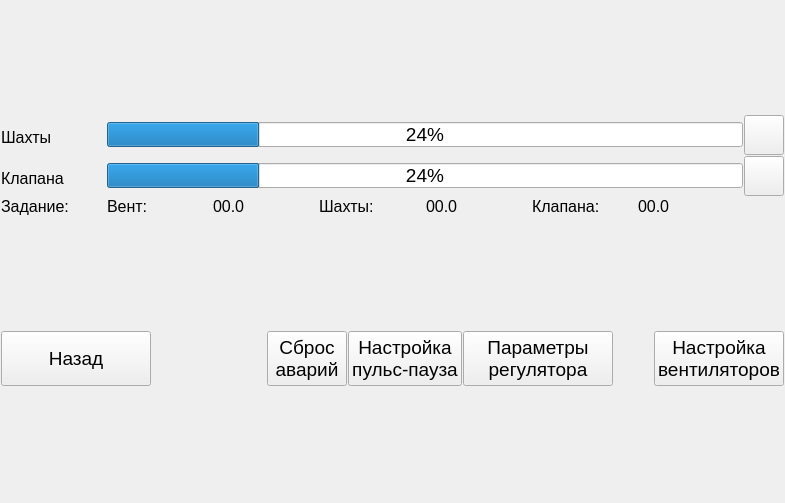
<?xml version="1.0" encoding="UTF-8"?>
<ui version="4.0">
 <class>VentilationOverviewFrame</class>
 <widget class="QWidget" name="VentilationOverviewFrame">
  <property name="geometry">
   <rect>
    <x>0</x>
    <y>0</y>
    <width>785</width>
    <height>503</height>
   </rect>
  </property>
  <property name="font">
   <font>
    <pointsize>14</pointsize>
   </font>
  </property>
  <property name="windowTitle">
   <string>Form</string>
  </property>
  <layout class="QGridLayout" name="gridLayout_2">
   <property name="leftMargin">
    <number>1</number>
   </property>
   <property name="topMargin">
    <number>1</number>
   </property>
   <property name="rightMargin">
    <number>1</number>
   </property>
   <property name="bottomMargin">
    <number>1</number>
   </property>
   <property name="spacing">
    <number>1</number>
   </property>
   <item row="0" column="0">
    <layout class="QGridLayout" name="gridLayout">
     <item row="1" column="0">
      <widget class="QLabel" name="label_5">
       <property name="minimumSize">
        <size>
         <width>0</width>
         <height>25</height>
        </size>
       </property>
       <property name="maximumSize">
        <size>
         <width>16777215</width>
         <height>20</height>
        </size>
       </property>
       <property name="font">
        <font>
         <pointsize>12</pointsize>
        </font>
       </property>
       <property name="text">
        <string>Клапана</string>
       </property>
      </widget>
     </item>
     <item row="2" column="0">
      <widget class="QLabel" name="label">
       <property name="maximumSize">
        <size>
         <width>16777215</width>
         <height>20</height>
        </size>
       </property>
       <property name="font">
        <font>
         <pointsize>12</pointsize>
        </font>
       </property>
       <property name="text">
        <string>Задание:</string>
       </property>
      </widget>
     </item>
     <item row="2" column="5">
      <widget class="QLabel" name="label_3">
       <property name="maximumSize">
        <size>
         <width>16777215</width>
         <height>20</height>
        </size>
       </property>
       <property name="font">
        <font>
         <pointsize>12</pointsize>
        </font>
       </property>
       <property name="text">
        <string>Клапана:</string>
       </property>
      </widget>
     </item>
     <item row="2" column="6">
      <widget class="QLabel" name="lblValveSetPoint">
       <property name="maximumSize">
        <size>
         <width>16777215</width>
         <height>20</height>
        </size>
       </property>
       <property name="font">
        <font>
         <pointsize>12</pointsize>
        </font>
       </property>
       <property name="text">
        <string>00.0</string>
       </property>
      </widget>
     </item>
     <item row="2" column="4">
      <widget class="QLabel" name="lblMintSetPoint">
       <property name="maximumSize">
        <size>
         <width>16777215</width>
         <height>20</height>
        </size>
       </property>
       <property name="font">
        <font>
         <pointsize>12</pointsize>
        </font>
       </property>
       <property name="text">
        <string>00.0</string>
       </property>
      </widget>
     </item>
     <item row="2" column="2">
      <widget class="QLabel" name="lblVentSetPoint">
       <property name="maximumSize">
        <size>
         <width>16777215</width>
         <height>20</height>
        </size>
       </property>
       <property name="font">
        <font>
         <pointsize>12</pointsize>
        </font>
       </property>
       <property name="text">
        <string>00.0</string>
       </property>
      </widget>
     </item>
     <item row="2" column="3">
      <widget class="QLabel" name="label_7">
       <property name="maximumSize">
        <size>
         <width>16777215</width>
         <height>20</height>
        </size>
       </property>
       <property name="font">
        <font>
         <pointsize>12</pointsize>
        </font>
       </property>
       <property name="text">
        <string>Шахты:</string>
       </property>
      </widget>
     </item>
     <item row="0" column="0">
      <widget class="QLabel" name="label_4">
       <property name="minimumSize">
        <size>
         <width>0</width>
         <height>25</height>
        </size>
       </property>
       <property name="maximumSize">
        <size>
         <width>16777215</width>
         <height>20</height>
        </size>
       </property>
       <property name="font">
        <font>
         <pointsize>12</pointsize>
        </font>
       </property>
       <property name="text">
        <string>Шахты</string>
       </property>
      </widget>
     </item>
     <item row="0" column="7">
      <widget class="QPushButton" name="btnConfigMine">
       <property name="minimumSize">
        <size>
         <width>40</width>
         <height>40</height>
        </size>
       </property>
       <property name="maximumSize">
        <size>
         <width>40</width>
         <height>40</height>
        </size>
       </property>
       <property name="text">
        <string/>
       </property>
       <property name="icon">
        <iconset resource="../../Resources.qrc">
         <normaloff>:/Images/gears.png</normaloff>:/Images/gears.png</iconset>
       </property>
       <property name="iconSize">
        <size>
         <width>32</width>
         <height>32</height>
        </size>
       </property>
      </widget>
     </item>
     <item row="1" column="7">
      <widget class="QPushButton" name="btnConfigValve">
       <property name="minimumSize">
        <size>
         <width>40</width>
         <height>40</height>
        </size>
       </property>
       <property name="maximumSize">
        <size>
         <width>40</width>
         <height>40</height>
        </size>
       </property>
       <property name="text">
        <string/>
       </property>
       <property name="icon">
        <iconset resource="../../Resources.qrc">
         <normaloff>:/Images/gears.png</normaloff>:/Images/gears.png</iconset>
       </property>
       <property name="iconSize">
        <size>
         <width>32</width>
         <height>32</height>
        </size>
       </property>
      </widget>
     </item>
     <item row="2" column="1">
      <widget class="QLabel" name="label_9">
       <property name="maximumSize">
        <size>
         <width>16777215</width>
         <height>20</height>
        </size>
       </property>
       <property name="font">
        <font>
         <pointsize>12</pointsize>
        </font>
       </property>
       <property name="text">
        <string>Вент:</string>
       </property>
      </widget>
     </item>
     <item row="0" column="1" colspan="6">
      <widget class="QProgressBar" name="pbMines">
       <property name="minimumSize">
        <size>
         <width>0</width>
         <height>25</height>
        </size>
       </property>
       <property name="maximumSize">
        <size>
         <width>16777215</width>
         <height>25</height>
        </size>
       </property>
       <property name="value">
        <number>24</number>
       </property>
      </widget>
     </item>
     <item row="1" column="1" colspan="6">
      <widget class="QProgressBar" name="pbValves">
       <property name="minimumSize">
        <size>
         <width>0</width>
         <height>25</height>
        </size>
       </property>
       <property name="maximumSize">
        <size>
         <width>16777215</width>
         <height>25</height>
        </size>
       </property>
       <property name="value">
        <number>24</number>
       </property>
      </widget>
     </item>
    </layout>
   </item>
   <item row="1" column="0">
    <layout class="QHBoxLayout" name="layAnalogFans"/>
   </item>
   <item row="2" column="0">
    <layout class="QHBoxLayout" name="layDiscrFans">
     <property name="sizeConstraint">
      <enum>QLayout::SetDefaultConstraint</enum>
     </property>
    </layout>
   </item>
   <item row="3" column="0">
    <layout class="QHBoxLayout" name="horizontalLayout">
     <item>
      <widget class="QPushButton" name="pushButton">
       <property name="minimumSize">
        <size>
         <width>150</width>
         <height>55</height>
        </size>
       </property>
       <property name="maximumSize">
        <size>
         <width>16777215</width>
         <height>55</height>
        </size>
       </property>
       <property name="text">
        <string>Назад</string>
       </property>
       <property name="icon">
        <iconset resource="../../Resources.qrc">
         <normaloff>:/Images/return.png</normaloff>:/Images/return.png</iconset>
       </property>
       <property name="iconSize">
        <size>
         <width>42</width>
         <height>42</height>
        </size>
       </property>
      </widget>
     </item>
     <item>
      <spacer name="horizontalSpacer">
       <property name="orientation">
        <enum>Qt::Horizontal</enum>
       </property>
       <property name="sizeHint" stdset="0">
        <size>
         <width>40</width>
         <height>20</height>
        </size>
       </property>
      </spacer>
     </item>
     <item>
      <widget class="QPushButton" name="btnResetAlarms">
       <property name="minimumSize">
        <size>
         <width>0</width>
         <height>55</height>
        </size>
       </property>
       <property name="maximumSize">
        <size>
         <width>16777215</width>
         <height>55</height>
        </size>
       </property>
       <property name="text">
        <string>Сброс
аварий</string>
       </property>
      </widget>
     </item>
     <item>
      <widget class="QPushButton" name="btnVentPWMConfig">
       <property name="minimumSize">
        <size>
         <width>0</width>
         <height>55</height>
        </size>
       </property>
       <property name="maximumSize">
        <size>
         <width>16777215</width>
         <height>55</height>
        </size>
       </property>
       <property name="text">
        <string>Настройка
пульс-пауза</string>
       </property>
      </widget>
     </item>
     <item>
      <widget class="QPushButton" name="btnControllerConfig">
       <property name="minimumSize">
        <size>
         <width>150</width>
         <height>55</height>
        </size>
       </property>
       <property name="maximumSize">
        <size>
         <width>16777215</width>
         <height>55</height>
        </size>
       </property>
       <property name="text">
        <string>Параметры 
регулятора</string>
       </property>
      </widget>
     </item>
     <item>
      <spacer name="horizontalSpacer_2">
       <property name="orientation">
        <enum>Qt::Horizontal</enum>
       </property>
       <property name="sizeType">
        <enum>QSizePolicy::Fixed</enum>
       </property>
       <property name="sizeHint" stdset="0">
        <size>
         <width>40</width>
         <height>20</height>
        </size>
       </property>
      </spacer>
     </item>
     <item>
      <widget class="QPushButton" name="btnConfigure">
       <property name="minimumSize">
        <size>
         <width>0</width>
         <height>55</height>
        </size>
       </property>
       <property name="maximumSize">
        <size>
         <width>16777215</width>
         <height>55</height>
        </size>
       </property>
       <property name="text">
        <string>Настройка
вентиляторов</string>
       </property>
       <property name="icon">
        <iconset resource="../../Resources.qrc">
         <normaloff>:/Images/icons8-edit-64.png</normaloff>:/Images/icons8-edit-64.png</iconset>
       </property>
       <property name="iconSize">
        <size>
         <width>32</width>
         <height>32</height>
        </size>
       </property>
      </widget>
     </item>
    </layout>
   </item>
  </layout>
 </widget>
 <resources>
  <include location="../../Resources.qrc"/>
 </resources>
 <connections/>
</ui>
